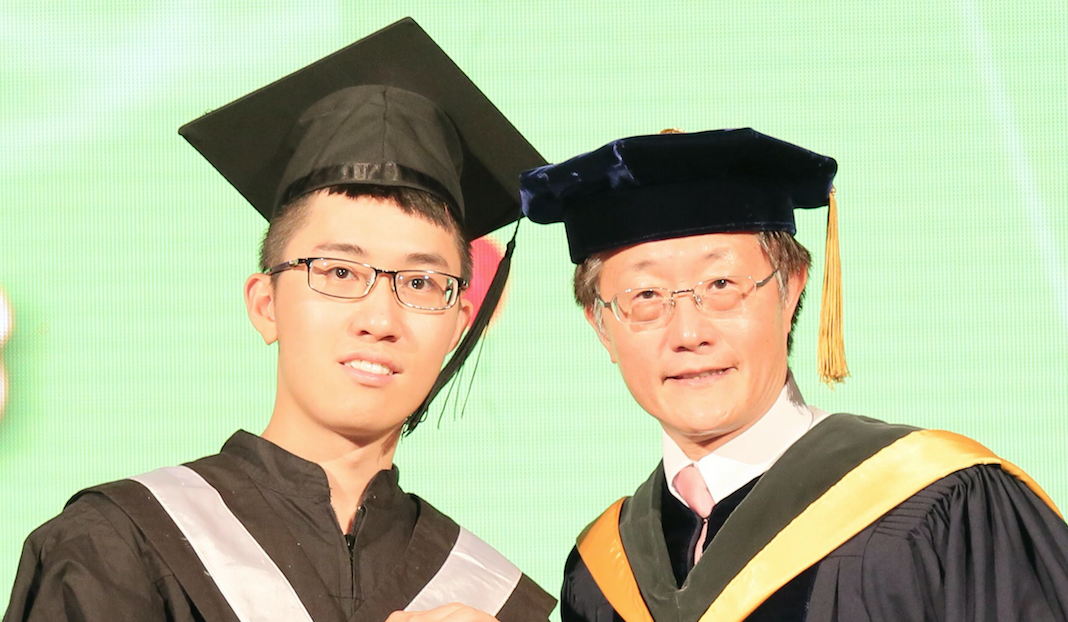
#> input picture ComputerVision OpenCV/facialRecognition/imgs/graduation2.png, 1068 x 622 px
$ python facialRecognition.py
#> lines starting #> are read from the running program, lines starting #| are printed output that depends on the picture; after the words box and inside, x2 and y2 are one past the last pixel; in counts of white or black regions, pixels touching at a corner belong together
import cv2, numpy
# still needs improving on the accuracy and image sizes (still aint quit sure about it yet...)
faceCascade = cv2.CascadeClassifier("haarcascade_frontalface_default.xml")

faceCascade.load('haarcascade_frontalface_default.xml')

imagename = cv2.imread('./imgs/graduation2.png')
#> imagename is the input picture: shape (622, 1068, 3); mean B, G, R 151.8, 185, 176.7
#imagename.shape[0] : image height, imagename.shape[1] : image width
#main detection function, returns a LIST with tuples of attributes of recognized faces : [(x, y, width, height),]
faces = faceCascade.detectMultiScale(imagename, scaleFactor=1.1, minNeighbors=5, minSize=(30,30))
#> faces = [[268, 194, 213, 213], [592, 225, 190, 190]]
 #flags=cv2.CASCADE_SCALE_IMAGE)

#create a box to put in the text
cv2.rectangle(imagename, (10, imagename.shape[0]-20), (110,imagename.shape[0]), (0,0,0), 1)
#> imagename: shape (622, 1068, 3); 0.02% of pixels changed, all inside (x1, y1, x2, y2) = (10, 602, 111, 622)
cv2.putText(imagename, "Found '" + str(len(faces)) + "'' Faces!", (10,imagename.shape[0]-5),\
 cv2.FONT_HERSHEY_SIMPLEX, 0.5,	(255,255,255), 2)
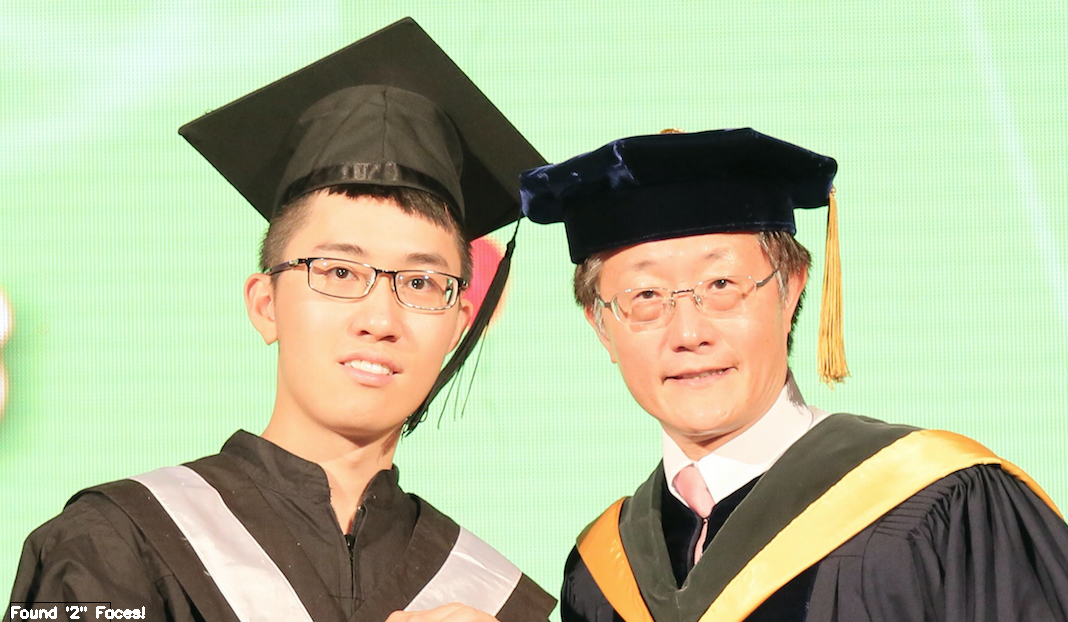
#> imagename: shape (622, 1068, 3); mean B, G, R 152, 185.2, 176.9

for x,y,w,h in faces:
	cv2.rectangle(imagename, (x,y), (x+w, y+h), (128,255,0), 2)
#> this loop made 2 passes
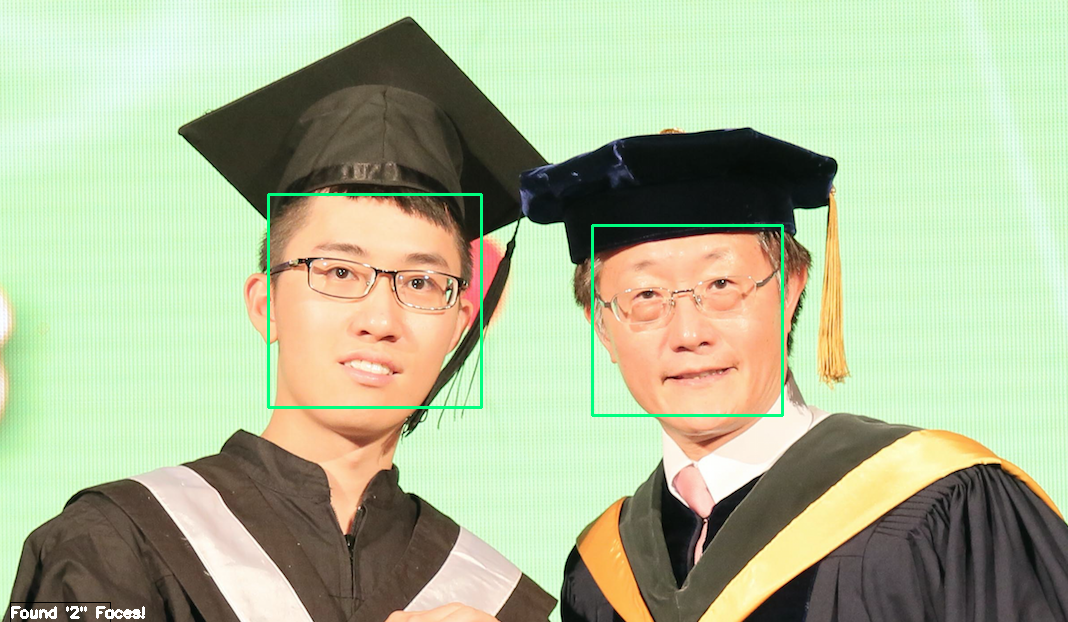
#> imagename: shape (622, 1068, 3); 0.73% of pixels changed, all inside (x1, y1, x2, y2) = (267, 193, 784, 417)

cv2.namedWindow("faceDetection", cv2.WINDOW_NORMAL)
cv2.imshow("faceDetection", imagename)
#cv2.resizeWindow("faceDetection", 800,600)   resize the window frame when displayed
cv2.waitKey(0)
cv2.destroyWindow("faceDetection")
